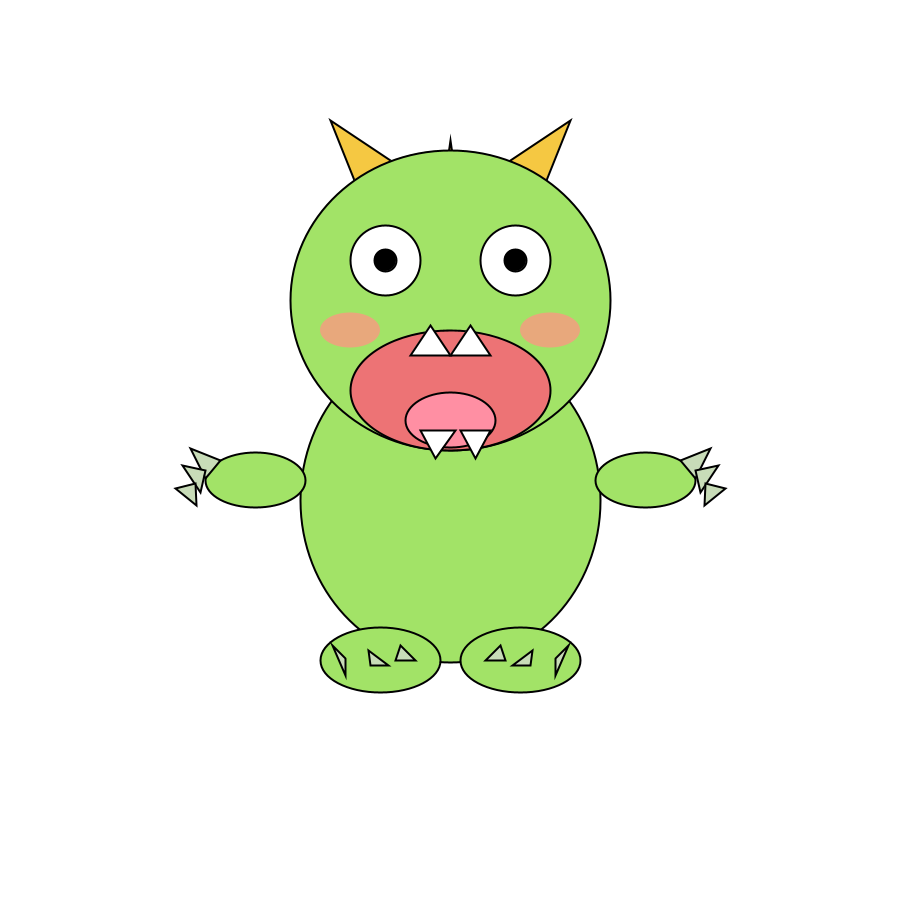
Frame 1 (no input)
Frame 60 (the mouse pressed at the canvas centre just before this capture): identical to frame 1, image omitted
Frame 120 (the mouse held since frame 60 and released just before this capture): identical to frame 1, image omitted

The Processing sketch that drew this single still picture (run headless with seeded random() and noise(); from frame 60 on, the mouse is pressed at the canvas centre):

// Processing sketch: Checkpoint_2
// ── Checkpoint_2.pde
void setup() {
  size(900, 900);
  strokeWeight(2);
}

void draw() {
  background(255);
  monster(450, 200);
}

void monster(int x, int y) {
  translate(x, y);

  // HORNS (draw first so they appear behind head)
  fill(#F5C842);
  stroke(0);
  triangle(-80, 20, -120, -80, -30, -20);   // left horn
  triangle(80, 20, 30, -20, 120, -80);       // right horn
  triangle(-10, 10, 0, -60, 10, 10);         // middle spike

  // BODY
  fill(#A2E367);
  stroke(0);
  ellipse(0, 300, 300, 325);

  // HEAD
  ellipse(0, 100, 320, 300);

  // ARMS
  ellipse(-195, 280, 100, 55);   // left arm
  ellipse(195, 280, 100, 55);    // right arm

  // LEFT CLAWS
  fill(#C8DCB8);
  triangle(-230, 260, -260, 248, -245, 278);
  triangle(-245, 270, -268, 265, -250, 292);
  triangle(-255, 283, -275, 288, -254, 305);

  // RIGHT CLAWS
  triangle(230, 260, 260, 248, 245, 278);
  triangle(245, 270, 268, 265, 250, 292);
  triangle(255, 283, 275, 288, 254, 305);

  // LEFT FOOT
  fill(#A2E367);
  stroke(0);
  ellipse(-70, 460, 120, 65);

  // RIGHT FOOT
  ellipse(70, 460, 120, 65);

  // LEFT FOOT CLAWS
  fill(#C8DCB8);
  triangle(-105, 458, -118, 445, -105, 475);
  triangle(-80, 465, -82, 450, -62, 465);
  triangle(-55, 460, -50, 445, -35, 460);

  // RIGHT FOOT CLAWS
  triangle(105, 458, 118, 445, 105, 475);
  triangle(80, 465, 82, 450, 62, 465);
  triangle(55, 460, 50, 445, 35, 460);

  // CHEEKS
  noStroke();
  fill(#E8A87C);
  ellipse(-100, 130, 60, 35);
  ellipse(100, 130, 60, 35);

  // MOUTH
  stroke(0);
  fill(#ED7375);
  ellipse(0, 190, 200, 120);

  // TONGUE
  fill(#FF8FA3);
  ellipse(0, 220, 90, 55);

  // TOP TEETH
  fill(255);
  triangle(-40, 155, -20, 125, 0, 155);
  triangle(0, 155, 20, 125, 40, 155);

  // BOTTOM TEETH
  fill(255);
  triangle(-30, 230, -15, 258, 5, 230);
  triangle(10, 230, 25, 258, 40, 230);

  // EYES
  fill(255);
  stroke(0);
  ellipse(-65, 60, 70, 70);
  ellipse(65, 60, 70, 70);

  // PUPILS
  fill(0);
  ellipse(-65, 60, 22, 22);
  ellipse(65, 60, 22, 22);
}
